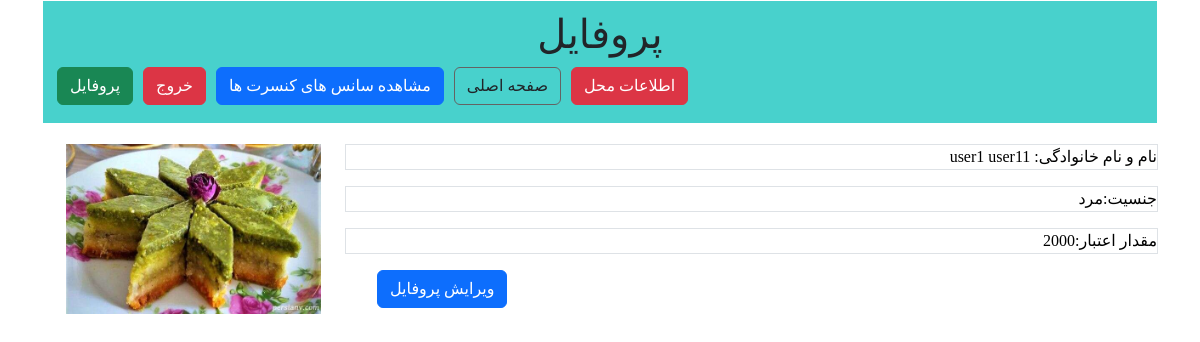
/accounts/profile/ (signed in), run on the app's committed database.
### accounts/models.py (models this page shows)
class ProfileModel(models.Model):
    class Meta:
        verbose_name = "کاربر"
        verbose_name_plural = "کاربر"
    user = models.OneToOneField(User, on_delete=models.CASCADE, verbose_name="کاربری", related_name="profile")
    man = 1
    woman = 2
    status_choices = (
        (man, "مرد"),
        (woman, "زن")
    )
    gender = models.IntegerField(choices=status_choices, verbose_name="جنسیت")
    profileImage = models.ImageField(upload_to="profileImages/", null=True, verbose_name="عکس")
    credit = models.IntegerField(verbose_name="اعتبار", default=0)

### accounts/views.py (the view)
# urls.py: path('profile/', views.profileView),
@login_required
def profileView(request):
    profile = request.user.profile
    context = {
        "profile": profile
    }
    return render(request, "accounts/profile.html", context)

### accounts/templates/accounts/profile.html
{% extends "ticketSales/layout.html" %}
{% block titlepage %}
    پروفایل {{ concertdetail.name }}
{% endblock %}
{% block mainContent %}
    <div class="row" style="margin-top: 20px">
        <div class="col-md-9">
            <div>
                <p class="border">نام و نام خانوادگی: {{ profile.user.get_full_name }}</p>
                <p class="border">جنسیت:{{ profile.get_gender_display }}</p>
                <p class="border">مقدار اعتبار:{{ profile.credit }}</p>
                <ul dir="ltr">
                    <a class="btn btn-primary" href="/accounts/profileEdit">ویرایش پروفایل</a>
                </ul>
            </div>
        </div>
        <div class="col-md-3" dir="ltr">
            <img src="{{ profile.profileImage.url }}" style="width: 100%; height: auto">
        </div>
    </div>
{% endblock %}

### ticketSales/static/ticketSales/css/style.css (style rules this page uses)
body { font-family: "IranSanse"; }
p { color: black; font-size: 16px; }

### data on the page
ProfileModel: user.get_full_name "user1 user11", gender "مرد", credit "2000", profileImage (picture)
